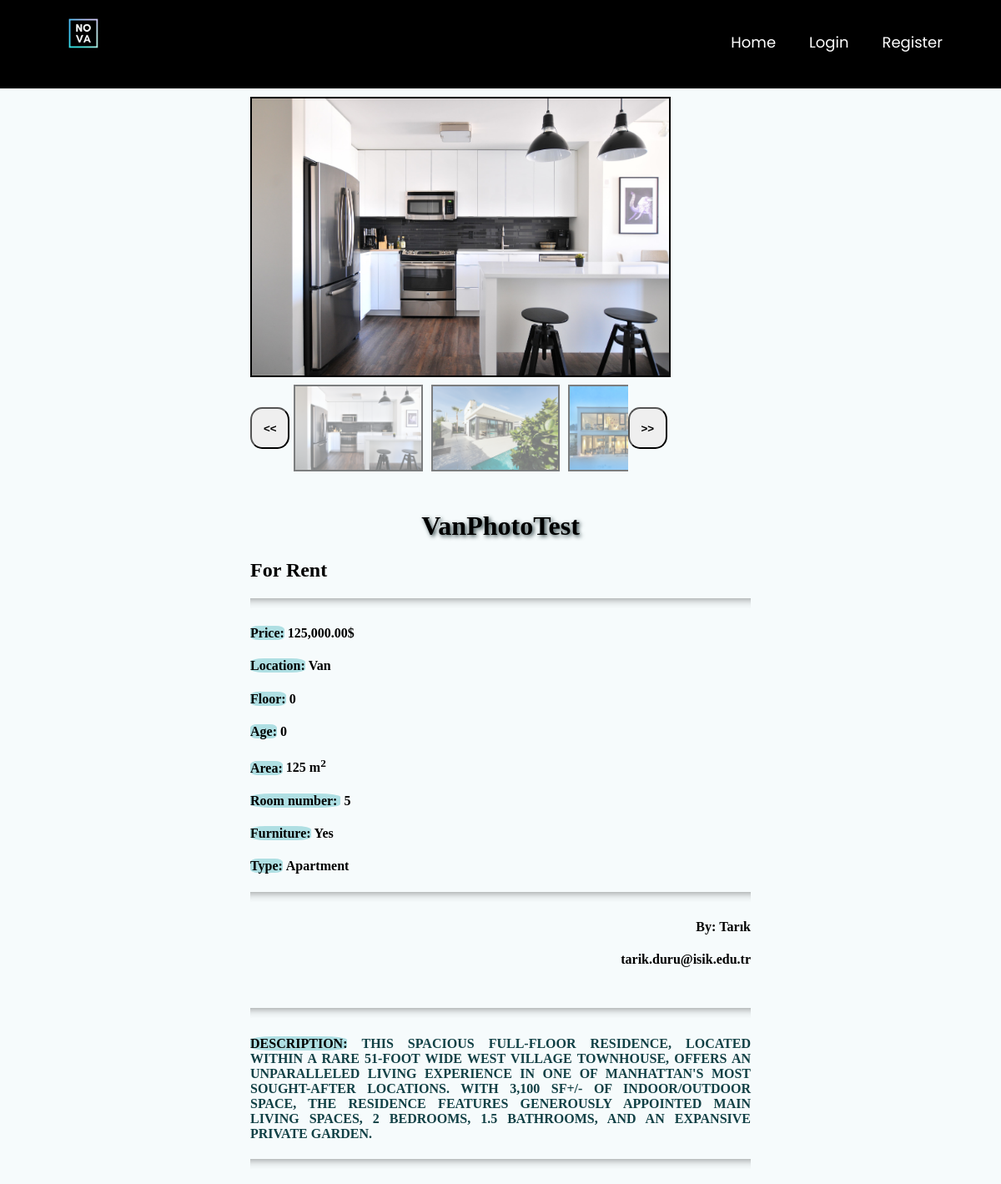
Before: /product_details/60 with the older database file.
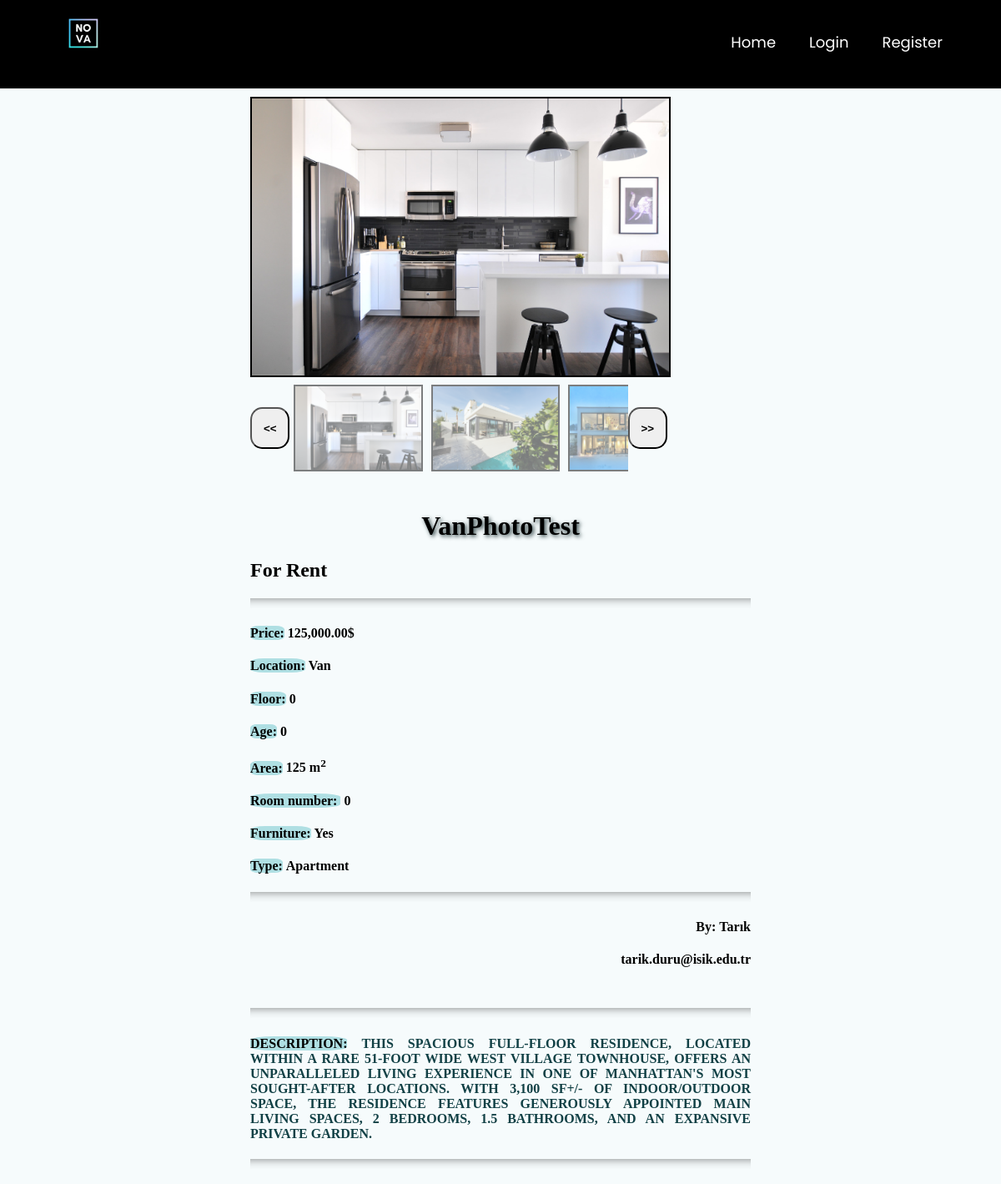
After: the same page with the newer database file.
### main/models.py (models this page shows, shortened)
class PostImages(models.Model):
    image = models.ImageField(null=True, blank=True)
    gallery = models.ForeignKey(Post,null=True,on_delete= models.CASCADE)

class Post(models.Model):
    ouruser = models.ForeignKey(ourUser, null=True, on_delete=models.CASCADE)
    post_title = models.CharField(max_length=255,null=True)
    post_description = models.TextField()
    price = models.DecimalField(decimal_places=2 , max_digits=12)
    location = models.CharField(max_length=255,null=True,choices=city)
    postType = models.CharField(choices=RorS , max_length=50, null=True , default='For Sale')
    floor = models.DecimalField(decimal_places=0 , max_digits=3 ,null=True)
    building_age = models.DecimalField(decimal_places=0, max_digits=2 , null=True)
    area = models.DecimalField(decimal_places=0,max_digits=4 ,null=True)
    isFurniture = models.CharField(choices=Furniture ,null=True,max_length=50,default="No")
    building_type = models.CharField(choices=b_types ,null=True ,max_length=50)
    room = models.DecimalField(decimal_places=0 , max_digits=3 ,null=True)

class ourUser(models.Model):
    user = models.OneToOneField(User, null=True, on_delete=models.CASCADE)  # relation with django's user # will be implemented later
    username = models.CharField(max_length=255,null=True)
    first_name = models.CharField(max_length=255,null=True)
    last_name = models.CharField(max_length=255,null=True)
    email = models.EmailField(max_length=254)

### main/views.py (the view)
# urls.py: path('product_details/<int:pk>', views.productdetails, name="product_details"),
def productdetails(request, pk):
    posts = Post.objects.get(id=pk)
    pimage = PostImages.objects.filter(gallery=posts)
    return render(request, 'main/product_details.html', { 'posts':posts ,'pimage':pimage} )

### main/templates/main/product_details.html (shortened to what this page needs)
<!DOCTYPE html>
{% extends 'main/mainpage.html' %}
{% load static %}
{% load humanize %}
{% block content %}
<html>
<body>
	<div class="bg ">
	<div id="content-wrapper">
		<div class="column">
			<img id=featured src="{% static pimage.first.image.url %}">
			<div id="slide-wrapper"  >
				<button id="slideLeft" class="arrow " > <b><<</b> </button>
				<div id="slider" >
					{% for i in pimage %}
    					<img class="thumbnail" src="{% static i.image.url %}" width="500" height="333">
					{% endfor %}
				</div>
				<button id="slideRight" class="arrow " > <b>>></b> </button>
			</div>
		</div>
		<div class="column ">
			<h1>{{posts.post_title}}</h1>
			<h2>{{posts.postType}}</h2>
			<hr>
			<h4 ><mark>Price:</mark>&nbsp;{{posts.price|intcomma}}$</h4>
			<h4 ><mark>Location:</mark>&nbsp;{{posts.location}}</h4>
			<h4 ><mark>Floor:</mark>&nbsp;{{posts.floor}}</h4>
			<h4 ><mark>Age:</mark>&nbsp;{{posts.building_age}}</h4>
			<h4 ><mark>Area:</mark>&nbsp;{{posts.area}} m<sup>2</sup></h4>
			<h4 ><mark>Room number: </mark>&nbsp;{{ posts.room }}</h4>
			<h4 ><mark>Furniture:</mark>&nbsp;{{posts.isFurniture}}</h4>
			<h4 ><mark>Type:</mark>&nbsp;{{posts.building_type}}</h4>
			<hr>
			<h4 style="text-align: right;">By:&nbsp;{{posts.ouruser.first_name}}</h4>
			<h4 style="text-align: right;">&nbsp;{{posts.ouruser.email}}</h4>
		</div>
		<div class="column ">
			<hr>
			<h4 class="des"  ><mark>Description:</mark>&nbsp;{{posts.post_description}}</h4>
			<hr>
		</div>
	</div>
	</div>
</body>
{% endblock %}

### main/templates/main/mainpage.html (shortened to what this page needs)
<!DOCTYPE html>
{% load static %}
<html lang="en" dir="ltr">
<head>
</head>
<body class="g">
<nav>
    <div class="logo">
        <a class="navbar-brand pb-2" href="{% url 'homepage' %}"><img src="{% static 'images/nova_logo.gif' %}"
                                                                      style="height: 80px; width: 80px"></a>
    </div>
    <ul>
        <li><a href="/">Home</a></li>
        {% if user.is_authenticated %}
        <li>
            <a href="">Account</a>
            <input type="checkbox" id="btn-1">
            <ul>
                <li><a href="{% url 'listaddedposts' %}">My Posts</a></li>
                <li><a href="{% url 'logout' %}">Logout</a></li>
            </ul>
        </li>
        <li>
            <a href="{% url 'createpost' %}">Create Post</a>
            <input type="checkbox" id="btn-3">
        </li>
        {% else %}
        <li>
            <a href="{% url 'loginpage' %}">Login</a>
        </li>
        <li>
        <li>
            <a href="{% url 'register' %}">Register</a>
        </li>
        {% endif %}
    </ul>
</nav>
{% block content %}
{% endblock %}
</body>
</html>

### main/templates/main/product_details.html (style rules this page uses)
body,html { width : 100%; height : 100%; margin : 0; padding : 0; }
.bg { background-color: #F6FBFC ; }
.des { text-align: justify; text-transform: uppercase; color: #114045 ; word-wrap:break-word; }
h1 { text-shadow: 2px 2px 5px #2F4345; text-align: center; text-transform: capitalize; }
mark { background-color:#AFDFE3; border-radius: 25%; }
hr { height: 12px; border: 0; box-shadow: inset 0 12px 12px -12px rgba(0, 0, 0, 0.5); }
#content-wrapper { display: flex; flex-wrap: wrap; justify-content: center; align-items: center; }
.column { width: 600px; padding: 10px; }
#featured { max-width: 500px; max-height: 600px; object-fit: cover; cursor: pointer; border: 2px solid black; }
.thumbnail { object-fit: cover; max-width: 180px; max-height: 100px; cursor: pointer; opacity: 0.5; margin: 5px; border: 2px solid black; }
#slide-wrapper { max-width: 500px; display: flex; min-height: 100px; align-items: center; }
#slider { width: 440px; display: flex; flex-wrap: nowrap; overflow-x: auto; cursor: grab; }
.arrow { width: 50px; height: 50px; cursor: pointer; transition: .3s; border-radius:30%; }

### main/templates/main/mainpage.html (style rules this page uses)
nav { margin: 0; padding: 0; user-select: none; box-sizing: border-box; font-family: 'Poppins', sans-serif; }
body.g { background-image: url('/static/images/wallpaper.jpg'); background-size: cover; background-repeat: no-repeat; background-attachment: fixed; }
nav { background: #000000; }
nav:after { content: ''; clear: both; display: table; }
nav .logo { float: left; color: white; font-size: 27px; font-weight: 600; line-height: 70px; padding-left: 60px; }
nav ul { float: right; margin-right: 40px; list-style: none; position: relative; z-index: 10000; }
nav ul li { float: left; display: inline-block; background: #000000; margin: 0 5px; }
nav ul li a { color: white; line-height: 70px; text-decoration: none; font-size: 18px; padding: 8px 15px; }

Changed rows visible on the page:
changed Post "VanPhotoTest": room "5" → "0"
